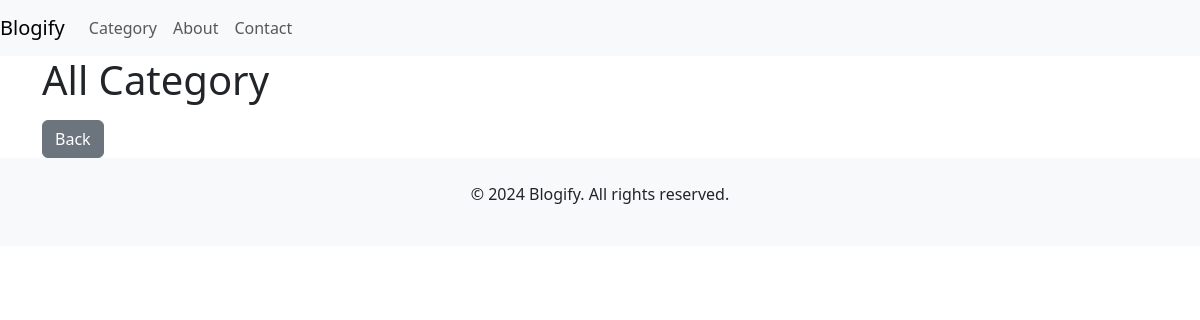
The app's page /category/, older data.
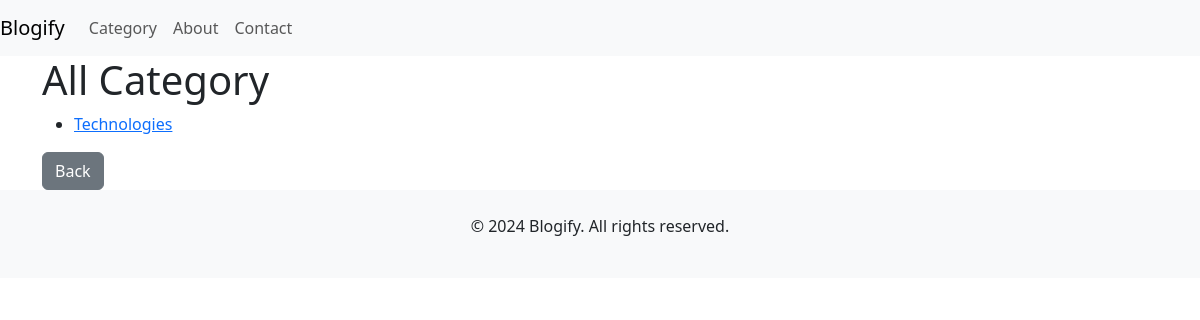
The same page, newer data.
### blog/models.py (models this page shows)
class Category(models.Model):
    name = models.CharField(max_length=100, unique=True)
    description = models.TextField(blank=True, null=True)
    def __str__(self):
        return self.name

### blog/views.py (the view)
# urls.py: path('category/', views.CategoryList, name='category_list'),
def CategoryList(request):
    categories = Category.objects.all()
    print(" categories:",categories)
    return render(request, 'category_list.html', {'categories':categories})

### blog/templates/category_list.html (shortened to what this page needs)
{% extends 'blog_base.html' %}
{% block content %}
    <h1>All Category</h1>
    <ul>
        {% for category in categories %}
            <li><a href="{% url 'category_post' category.id %}">{{ category.name }}</a></li>
        {% endfor %}
    </ul>
    <a href="{% url 'landing_page'%}" class="btn btn-secondary">Back</a>
{% endblock %}

Row changes from the older to the newer data that the page shows:
added Category: name "Technologies"
